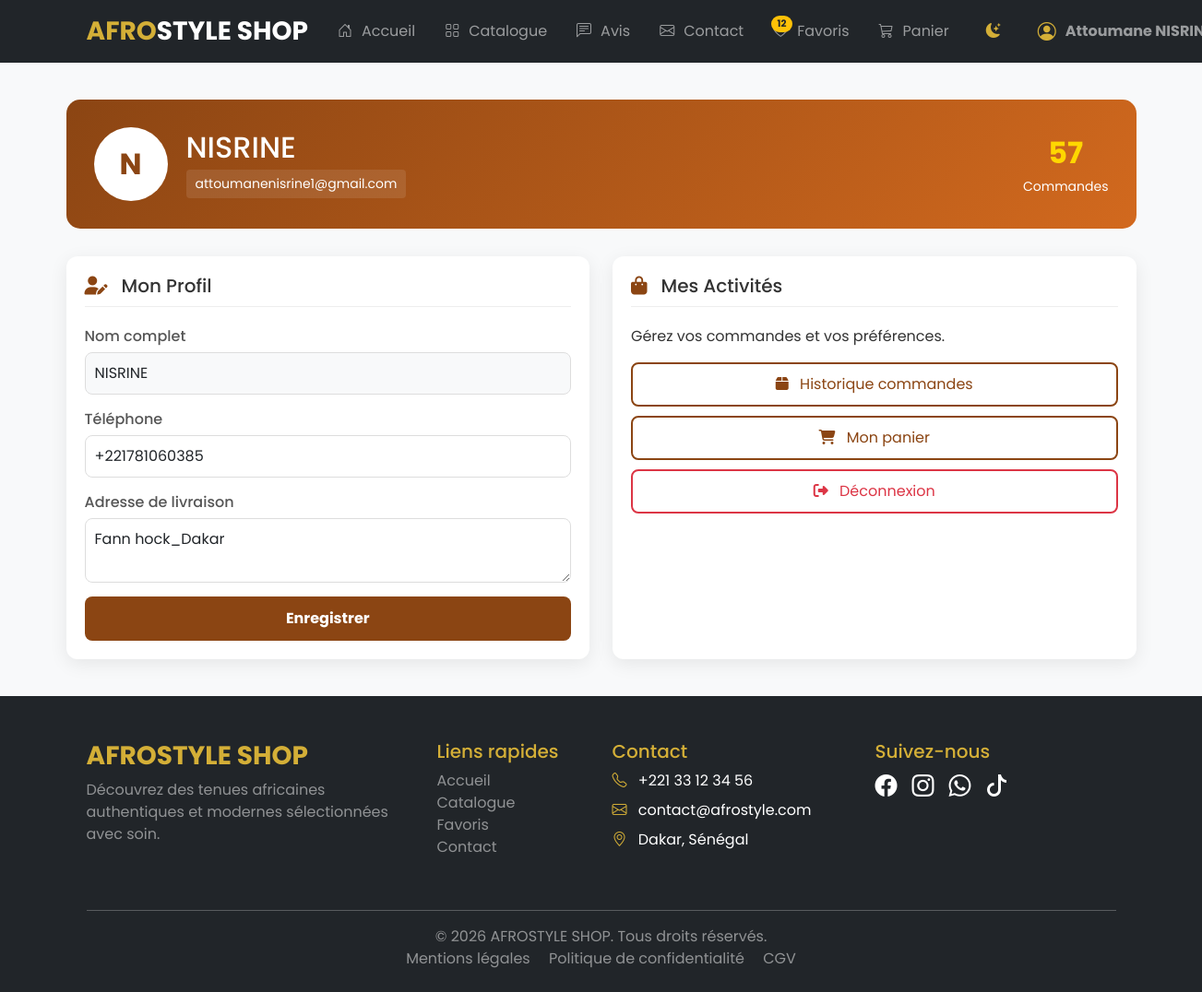
Screenshot of /compte.php (signed in) with the database file from the repository.
### tables this page shows
CREATE TABLE IF NOT EXISTS `utilisateurs` (
  `id_utilisateur` int NOT NULL AUTO_INCREMENT,
  `nom` varchar(50) NOT NULL,
  `prenom` varchar(50) NOT NULL,
  `adresse` varchar(255) DEFAULT NULL,
  `email` varchar(100) NOT NULL,
  `telephone` varchar(20) DEFAULT NULL,
  `sexe` enum('M','F') NOT NULL,
  `mot_de_passe` varchar(250) NOT NULL,
  `role` enum('client','administrateur') DEFAULT 'client',
  `date_inscription` timestamp NULL DEFAULT CURRENT_TIMESTAMP,
  `reset_token` varchar(255) DEFAULT NULL,
  `reset_expires_at` datetime DEFAULT NULL,
  PRIMARY KEY (`id_utilisateur`),
  UNIQUE KEY `email` (`email`)
);

### compte.php (the view, shortened to what this page needs)
<?php
require_once "commun/connexiondb.php";
include_once "commun/header.php";
$userId = $_SESSION['utilisateur_id'];
$stmt = $pdo->prepare("SELECT * FROM utilisateurs WHERE id_utilisateur = ?");
$stmt->execute([$userId]);
$userData = $stmt->fetch(PDO::FETCH_ASSOC);
$commandes_count = 0;
try {
    $stmtCmd = $pdo->prepare("SELECT COUNT(*) as count FROM commande WHERE id_utilisateur = ?");
    $stmtCmd->execute([$userId]);
    $commandes_count = $stmtCmd->fetch(PDO::FETCH_ASSOC)['count'];
} catch (Exception $e) { $commandes_count = 0; }
?>
<!DOCTYPE html>
<html lang="fr">
<head>
    <link rel="stylesheet" href="https://cdnjs.cloudflare.com/ajax/libs/font-awesome/6.4.0/css/all.min.css">
</head>
<body>
<main class="account-container">
    <div class="account-header">
        <div class="user-profile-large">
            <div class="avatar"><?= strtoupper(substr($userData['nom'], 0, 1)) ?></div>
            <div class="user-info">
                <h2 class="mb-1"><?= htmlspecialchars($userData['nom']) ?></h2>
                <p class="user-email mb-0"><?= htmlspecialchars($userData['email']) ?></p>
            </div>
        </div>
        <div class="d-flex gap-4">
            <div class="text-center">
                <span class="stat-number"><?= $commandes_count ?></span>
                <small>Commandes</small>
            </div>
        </div>
    </div>
    <div class="account-grid">
        <div class="account-card">
            <div class="card-header">
                <i class="fas fa-user-edit"></i>
                <h3 class="h5 mb-0">Mon Profil</h3>
            </div>
            <form method="POST">
                <div class="form-group">
                    <label>Nom complet</label>
                    <input type="text" class="form-control" value="<?= htmlspecialchars($userData['nom']) ?>" readonly style="background:#f8f9fa;">
                </div>
                <div class="form-group">
                    <label>Téléphone</label>
                    <input type="text" name="telephone" class="form-control" value="<?= htmlspecialchars($userData['telephone'] ?? '') ?>">
                </div>
                <div class="form-group">
                    <label>Adresse de livraison</label>
                    <textarea name="adresse" class="form-control" rows="2"><?= htmlspecialchars($userData['adresse'] ?? '') ?></textarea>
                </div>
                <button type="submit" name="update_profile" class="btn-afro">Enregistrer</button>
            </form>
        </div>
        <div class="account-card">
            <div class="card-header">
                <i class="fas fa-shopping-bag"></i>
                <h3 class="h5 mb-0">Mes Activités</h3>
            </div>
            <p>Gérez vos commandes et vos préférences.</p>
            <a href="commandes.php" class="btn-outline-afro"><i class="fas fa-box me-2"></i> Historique commandes</a>
            <a href="panier.php" class="btn-outline-afro"><i class="fas fa-shopping-cart me-2"></i> Mon panier</a>
            <a href="deconnexion.php" class="btn-outline-afro" style="border-color:#dc3545; color:#dc3545;"><i class="fas fa-sign-out-alt me-2"></i> Déconnexion</a>
        </div>
    </div>
</main>
<?php include_once "commun/footer.php"; ?>
</body>
</html>

### public/CSS/style.css (style rules this page uses)
:root { --afro-gold: #D4AF37; --afro-gold-dark: #B8860B; --afro-black: #0c0b0b; --afro-light: #F8F9FA; --afro-creme: #f8f4eb; --text-main: #333333; --card-bg: #ffffff; }
body { font-family: 'Poppins', sans-serif; background-color: var(--afro-light) !important; color: var(--text-main) !important; transition: background-color 0.3s, color 0.3s; }

### commun/header.php (style rules this page uses)
:root { --afro-gold: #D4AF37; }

### compte.php (style rules this page uses)
.account-container { max-width: 1200px; margin: 40px auto; padding: 0 20px; font-family: 'Poppins', sans-serif; }
.account-header { background: linear-gradient(135deg, #8B4513 0%, #D2691E 100%); color: white; padding: 30px; border-radius: 15px; margin-bottom: 30px; display: flex; justify-content: space-between; align-items: center; }
.user-profile-large { display: flex; align-items: center; gap: 20px; }
.avatar { width: 80px; height: 80px; background: white; color: #8B4513; border-radius: 50%; display: flex; align-items: center; justify-content: center; font-size: 32px; font-weight: bold; }
.user-email { font-size: 14px; background: rgba(255, 255, 255, 0.1); padding: 5px 10px; border-radius: 4px; }
.stat-number { display: block; font-size: 32px; font-weight: bold; color: #FFD700; }
.account-grid { display: grid; grid-template-columns: repeat(auto-fit, minmax(300px, 1fr)); gap: 25px; }
.account-card { background: white; border-radius: 12px; box-shadow: 0 5px 20px rgba(0,0,0,0.08); overflow: hidden; border: none; padding: 20px; }
.card-header { display: flex; align-items: center; gap: 15px; margin-bottom: 20px; border-bottom: 1px solid #eee; padding-bottom: 10px; }
.card-header i { color: #8B4513; font-size: 20px; }
.form-group { margin-bottom: 15px; }
label { font-weight: 500; color: #555; display: block; margin-bottom: 5px; }
.form-control { width: 100%; padding: 10px; border: 1px solid #ddd; border-radius: 8px; }
.btn-afro { background: #8B4513; color: white; border: none; padding: 12px 20px; border-radius: 8px; cursor: pointer; width: 100%; font-weight: bold; }
.btn-outline-afro { border: 2px solid #8B4513; color: #8B4513; padding: 10px; border-radius: 8px; text-decoration: none; display: block; text-align: center; margin-top: 10px; }

### rows the page displays
utilisateurs: nom "N", nom "NISRINE", email "attoumanenisrine1@gmail.com", telephone "+221781060385", adresse "Fann hock_Dakar"

### other values shown
$nbFavoris "12"
$userName "Attoumane…"
$commandes_count "57"
